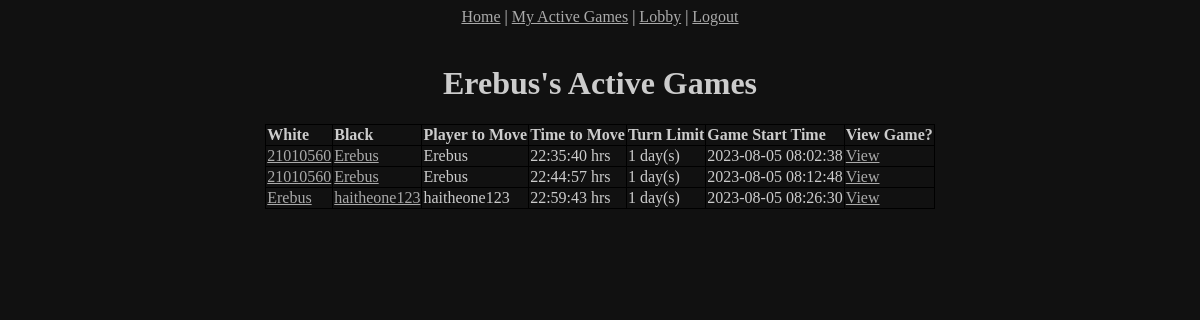
The page /activegames?id=2 (signed in) on the database its author committed.
### tables this page shows
CREATE TABLE "users" (
	"id"	INTEGER NOT NULL UNIQUE,
	"username"	TEXT NOT NULL,
	"password"	TEXT NOT NULL,
	"email"	TEXT NOT NULL,
	"rating"	INTEGER NOT NULL,
	"notifications"	INTEGER NOT NULL,
	"timestamp"	TEXT NOT NULL DEFAULT (datetime(CURRENT_TIMESTAMP, 'localtime')),
	PRIMARY KEY("id" AUTOINCREMENT)
);

CREATE TABLE "games" (
	"id"	INTEGER NOT NULL UNIQUE,
	"player_white_id"	INTEGER NOT NULL,
	"player_black_id"	INTEGER NOT NULL,
	"turn_day_limit"	INTEGER NOT NULL DEFAULT 1,
	"to_move"	INTEGER NOT NULL,
	"move_start_time"	TEXT NOT NULL DEFAULT (datetime(CURRENT_TIMESTAMP, 'localtime')),
	"status"	TEXT NOT NULL DEFAULT 'no_move',
	"winner"	INTEGER,
	"pgn"	TEXT,
	"public"	INTEGER NOT NULL DEFAULT 1,
	"timestamp"	TEXT NOT NULL DEFAULT (datetime(CURRENT_TIMESTAMP, 'localtime')),
	PRIMARY KEY("id" AUTOINCREMENT)
);

### chesscorpy/app.py (the view)
@app.route('/activegames')
@helpers.login_required
def activegames():
    my_move = request.args.get('my_move')
    if request.args.get('id'):
        user_id = request.args.get('id', type=int)
    else:
        user_id = user.get_logged_in_id()
    if my_move and user_id == user.get_logged_in_id():
        games_ = games.get_active_games_to_move(user_id)
    else:
        games_ = games.get_active_games(user_id)
    username = user.get_data_by_id(user_id, ['username'])['username']
    if user_id == user.get_logged_in_id():
        my_games = True
    else:
        my_games = False
    return render_template('activegames.html',
                           games=games.format_active_games(games_),
                           username=username, my_games=my_games)

### chesscorpy/database.py (called while the page is built)
def sql_exec(db, query, query_args=(), get_all=True, get_last_row=False):
    db = connect(db)
    db.row_factory = Row
    cur = db.cursor()
    data = cur.execute(query, query_args)
    data = data.fetchall() if get_all else data.fetchone()
    last_row_id = cur.lastrowid if get_last_row else None
    db.commit()
    db.close()
    return data if not get_last_row else last_row_id

def row_to_dict(row):
    return dict(row)

def rows_to_list(rows):
    return [row_to_dict(row) for row in rows]

### chesscorpy/games.py (called while the page is built)
def get_active_games(user_id):
    query = ('SELECT * FROM games WHERE (player_white_id = ? OR '
             f'player_black_id = ?) AND (status = "{Status.NO_MOVE}" OR '
             f'status = "{Status.IN_PROGRESS}") AND '
             '(public = 1 OR player_white_id = ? OR player_black_id = ?)')
    query_args = ([user_id] * 2) + ([user.get_logged_in_id()] * 2)
    return database.sql_exec(database.DATABASE_FILE, query, query_args)

def format_active_games(games_data):
    games_data = database.rows_to_list(games_data)
    for game_ in games_data:
        white = user.get_data_by_id(game_['player_white_id'],
                                    ['id', 'username'])
        game_['white_name'] = white['username']
        game_['white_id'] = white['id']
        black = user.get_data_by_id(game_['player_black_id'],
                                    ['id', 'username'])
        game_['black_name'] = black['username']
        game_['black_id'] = black['id']
        game_['player_to_move'] = user.get_data_by_id(game_['to_move'],
                                                      ['username'])['username']
        game_['time_to_move'] = (
            helpers.get_turn_time_left(game_['move_start_time'],
                                       game_['turn_day_limit']))
    return games_data

### chesscorpy/helpers.py (called while the page is built)
def login_required(f):
    @wraps(f)
    def decorated_function(*args, **kwargs):
        if not user.logged_in():
            return redirect('/login')
        return f(*args, **kwargs)
    return decorated_function

def get_turn_time_left(turn_start, turnlimit):
    return (datetime.datetime.strptime(turn_start, '%Y-%m-%d %H:%M:%S')
            + (datetime.timedelta(days=turnlimit))
            - datetime.datetime.now().replace(microsecond=0))

### chesscorpy/user.py (called while the page is built)
def get_data_by_id(userid, fields='*'):
    query = f'SELECT {",".join(fields)} FROM users WHERE id = ? LIMIT 1'
    query_args = [userid]
    return database.sql_exec(database.DATABASE_FILE, query, query_args, False)

### chesscorpy/templates/activegames.html (shortened to what this page needs)
{% extends "layout.html" %}
{% block main %}
    <h1>{{ username }}'s Active Games</h1>
    <table>
        <tr>
            <td><b>White</b></td>
            <td><b>Black</b></td>
            <td><b>Player to Move</b></td>
            <td><b>Time to Move</b></td>
            <td><b>Turn Limit</b></td>
            <td><b>Game Start Time</b></td>
            <td><b>View Game?</b></td>
        </tr>
    {% for game in games %}
        <tr>
            <td><a href="/profile?id={{ game.white_id }}">{{ game.white_name }}</a></td>
            <td><a href="/profile?id={{ game.black_id }}">{{ game.black_name }}</a></td>
            <td>{{ game.player_to_move }}</td>
            <td>{{ game.time_to_move }} hrs</td>
            <td>{{ game.turn_day_limit }} day(s)</td>
            <td>{{ game.timestamp }}</td>
            <td><a href="/game?id={{ game.id }}">View</a></td>
        </tr>
    {% endfor %}
    </table>
    <br>
{% endblock %}

### chesscorpy/templates/layout.html (shortened to what this page needs)
<!DOCTYPE html>
<html lang="en">
<head>
    <link rel="stylesheet" href="/static/css/style.css">
</head>
<body>
    <center>
        <div>
            {% if session.user_id %}
                <a href="/">Home</a> |
                <a href="/activegames">My Active Games</a> |
                <a href="/opengames">Lobby</a> |
                <a href="/logout">Logout</a>
            {% else %}
                <a href="/login">Login</a> |
                <a href="/register">Register</a>
            {% endif %}
        </div>
        <br>
        {% block main %}{% endblock %}
    </center>
</body>
</html>

### chesscorpy/static/css/style.css (style rules this page uses)
body { background-color: #111111; color: #CCCCCC; }
a { color: #AAAAAA; }
table, th, td { border: 1px solid black; border-collapse: collapse; }

### rows shown on the page
users: username "Erebus", black_name "Erebus" "Erebus", player_to_move "Erebus" "Erebus", white_name "Erebus"
users: white_name "21010560" "21010560"
games: timestamp "2023-08-05 08:02:38"
games: timestamp "2023-08-05 08:12:48"
users: black_name "haitheone123", player_to_move "haitheone123"
games: timestamp "2023-08-05 08:26:30"

### other values the page prints
{{ game.time_to_move }} "22:35:40" "22:44:57" "22:59:43"
{{ game.turn_day_limit }} "1" "1" "1"
